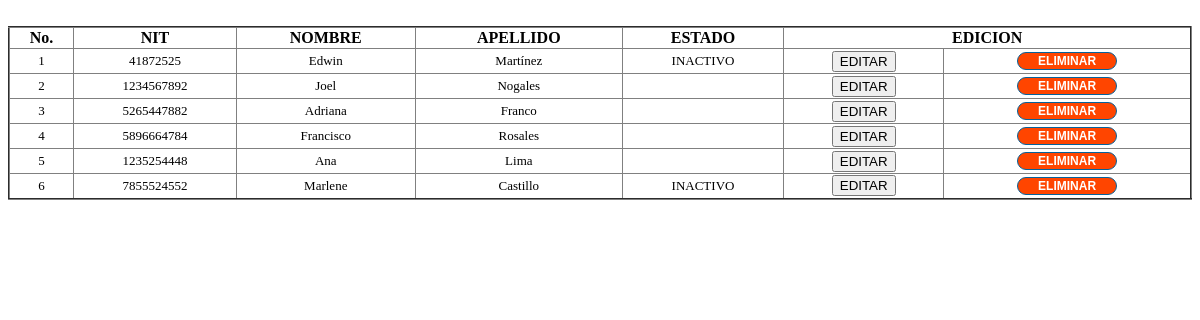
/clientes/valor1.php, run on the app's committed database.
### tables this page shows
CREATE TABLE `clientes` (
  `id_cliente` int(11) NOT NULL,
  `nit` varchar(20) NOT NULL,
  `nombre` varchar(60) NOT NULL,
  `apellido` varchar(100) NOT NULL,
  `cestado` varchar(20) NOT NULL
);

### clientes/valor1.php (the view, shortened to what this page needs)
<?php
$consulta="SELECT clientes.id_cliente, clientes.nit, clientes.nombre,clientes.apellido,clientes.cestado FROM clientes
    WHERE  clientes.nit LIKE '%".$buscar."%' ";
						$resultado=mysqli_query($conn, $consulta);
                        echo "<table border='2' cellspacing='0'  style='width:100%; border-collapse:collapse;' class='table-container table-rwd'  >";
                        echo "<tr class='GridViewScrollHeader TH' align='center'>";
                        echo "<th align='center'>No.</th>";
                        echo "<th>NIT</th>";
                        echo "<th>NOMBRE</th>";
                        echo "<th>APELLIDO</th>";
                        echo "<th>ESTADO</th>";
                        echo "<th align='center' colspan='2'>EDICION</th>";
                        echo "</tr>";
						$Num=0;
					while($columna=mysqli_fetch_array($resultado)){
						$Num=$Num+1;
							echo "<tr class='GridViewScrollItem'>";
                        echo "<td align='center'><font size='2'>".$Num."</font></td>
                        <td align='center'><font size='2'>".$columna['nit']."</font></td>
                        <td align='center'><font size='2'>".$columna['nombre']."</font></td>
                        <td align='center'><font size='2'>".$columna['apellido']."</font></td>
                        <td align='center'><font size='2'>".$columna['cestado']."</font></td>
                        <td style='height: 25px;' align='center'><a href='bclientes.php?codigo=".$columna['id_cliente']."'>
                        <input type='submit' name='btnupdate' value='EDITAR' class='botonE'></a></td>
                        <td style='height: 25px;' align='center'><a href='delclientes.php?codigo=".$columna['id_cliente']."'>
                        <input type='submit' name='btnupdate' value='ELIMINAR' class='botonRed'></a></td>";
                        echo "</tr>";
                        }
                        echo"</table>";
 ?>

### clientes/valor1.php (style rules this page uses)
.botonRed { border: 1px solid #05629b; padding: 1px; background-color: #FF4500; color: #ffffff; text-decoration: none; text-transform: uppercase; font-family: 'Helvetica', sans-serif; font-weight: bolder; font-size: 12px; border-radius: 50px; width: 100px; }

### data on the page
clientes: nit "41872525", nombre "Edwin", apellido "Martínez", cestado "INACTIVO"
clientes: nit "1234567892", nombre "Joel", apellido "Nogales"
clientes: nit "5265447882", nombre "Adriana", apellido "Franco"
clientes: nit "5896664784", nombre "Francisco", apellido "Rosales"
clientes: nit "1235254448", nombre "Ana", apellido "Lima"
clientes: nit "7855524552", nombre "Marlene", apellido "Castillo", cestado "INACTIVO"
